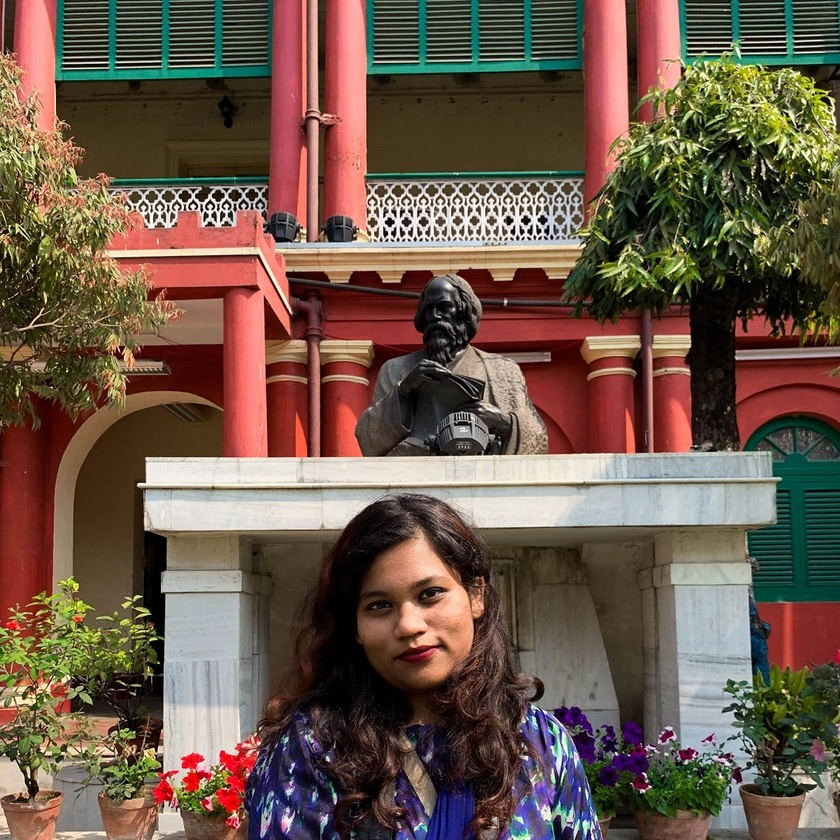
%> input picture Image Slicing/input1.jpg, 840 x 840 px, shrunk from 1080 x 1080 before the run
$ octave 'Image Slicing.m'   (GNU Octave 9; MATLAB toolbox functions it lacks are replaced by stand-ins)
%> lines starting %> are read from the running program, lines starting %| are printed output that depends on the picture
clear all; clc; close all;
in1= imread('input1.jpg');
%> in1 is the input picture: size 840x840x3 uint8; mean R, G, B 108.6, 88.2, 74.2
in2= imread('input2.jpg');
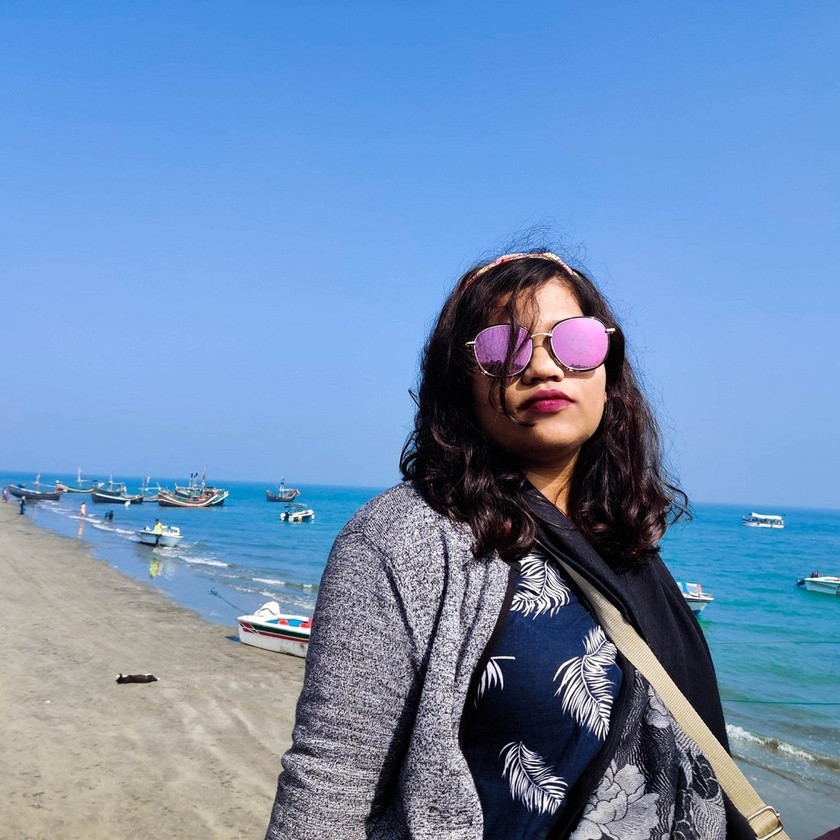
%> input picture Image Slicing/input2.jpg, 840 x 840 px, shrunk from 1080 x 1080 before the run
%> in2 is the input picture: size 840x840x3 uint8; mean R, G, B 111, 142.4, 182.1

[row1,col1,ch1]=size(in1);
%> row1 = 840; col1 = 840; ch1 = 3
[row2,col2,ch2]=size(in2);
%> row2 = 840; col2 = 840; ch2 = 3

output = uint8(zeros(row1, col1, ch1));

indices = 1:floor(col1/6):col1+col1/6;
%> indices = [1 141 281 421 561 701 841]
indices(7)= indices(7)-1


for i=1:6
    if mod(i,2)==0
        sindex = indices(i);
        eindex = indices(i+1);
        output(:,sindex:eindex,:) = in2(:,sindex:eindex,:);

    else
        sindex = indices(i);
        eindex = indices(i+1);
        output(:,sindex:eindex,:) = in1(:,sindex:eindex,:);
    end
end
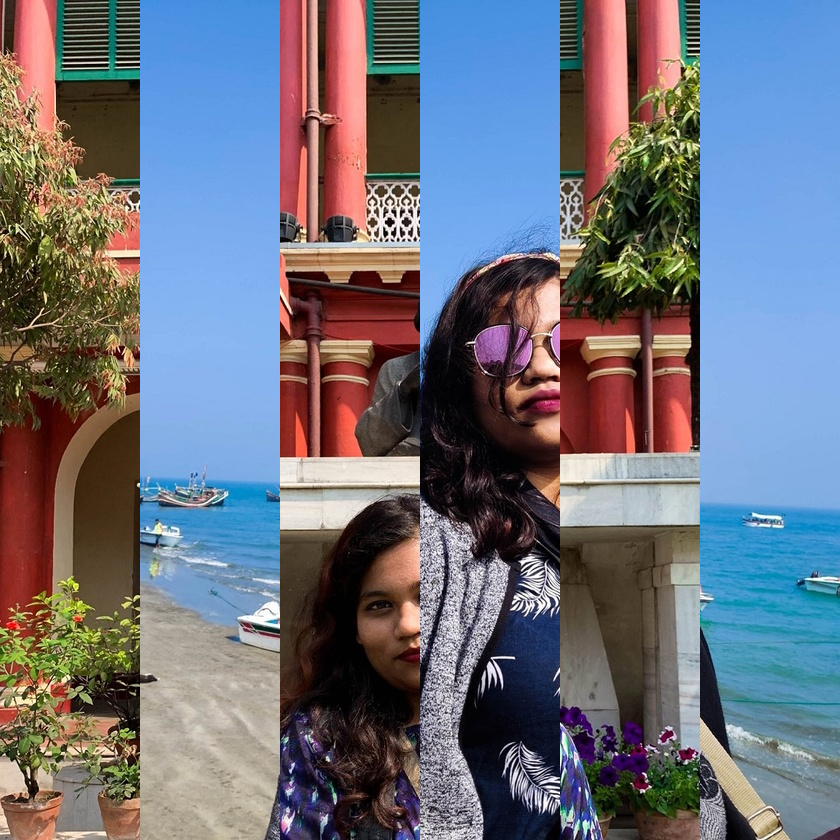
%> output: size 840x840x3 uint8; mean R, G, B 108.7, 112.4, 124.7

figure;imshow(in1);
figure;imshow(in2);
figure;imshow(output);
